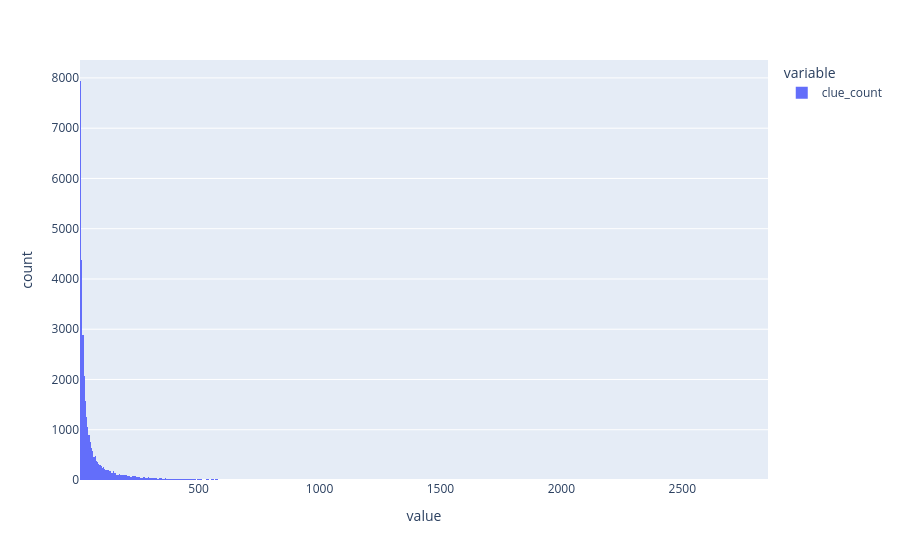

This figure's notebook cell:
### Code cell
px.histogram(clues_ranks.clue_count)

### Figure 1 — Plotly figure (JSON) as saved in the notebook; plotly's stock layout.template omitted (floating-point values rounded to 4 significant figures; data arrays with more than 128 entries replaced by an {"elided": "..."} marker saying what was removed)
{"data": [{"bingroup": "x", "hovertemplate": "variable=clue_count<br>value=%{x}<br>count=%{y}<extra></extra>", "legendgroup": "clue_count", "marker": {"color": "#636efa", "pattern": {"shape": ""}}, "name": "clue_count", "orientation": "v", "showlegend": true, "type": "histogram", "x": {"elided": "32475 int values"}, "xaxis": "x", "yaxis": "y"}], "layout": {"barmode": "relative", "legend": {"title": {"text": "variable"}, "tracegroupgap": 0}, "margin": {"t": 60}, "xaxis": {"anchor": "y", "domain": [0, 1], "title": {"text": "value"}}, "yaxis": {"anchor": "x", "domain": [0, 1], "title": {"text": "count"}}}}
